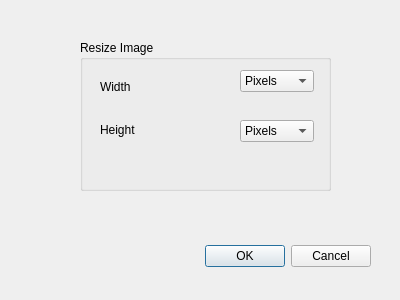
<?xml version="1.0" encoding="UTF-8"?>
<ui version="4.0">
 <class>ImageResizeDialog</class>
 <widget class="QDialog" name="ImageResizeDialog">
  <property name="geometry">
   <rect>
    <x>0</x>
    <y>0</y>
    <width>400</width>
    <height>300</height>
   </rect>
  </property>
  <property name="windowTitle">
   <string>Dialog</string>
  </property>
  <widget class="QDialogButtonBox" name="buttonBox">
   <property name="geometry">
    <rect>
     <x>30</x>
     <y>240</y>
     <width>341</width>
     <height>32</height>
    </rect>
   </property>
   <property name="orientation">
    <enum>Qt::Horizontal</enum>
   </property>
   <property name="standardButtons">
    <set>QDialogButtonBox::Cancel|QDialogButtonBox::Ok</set>
   </property>
  </widget>
  <widget class="QGroupBox" name="groupBox">
   <property name="geometry">
    <rect>
     <x>80</x>
     <y>40</y>
     <width>251</width>
     <height>151</height>
    </rect>
   </property>
   <property name="title">
    <string>Resize Image</string>
   </property>
   <widget class="QLabel" name="label">
    <property name="geometry">
     <rect>
      <x>20</x>
      <y>40</y>
      <width>46</width>
      <height>13</height>
     </rect>
    </property>
    <property name="text">
     <string>Width</string>
    </property>
   </widget>
   <widget class="QLabel" name="label_2">
    <property name="geometry">
     <rect>
      <x>20</x>
      <y>80</y>
      <width>46</width>
      <height>20</height>
     </rect>
    </property>
    <property name="text">
     <string>Height</string>
    </property>
   </widget>
   <widget class="QComboBox" name="resizeType">
    <property name="geometry">
     <rect>
      <x>160</x>
      <y>30</y>
      <width>74</width>
      <height>22</height>
     </rect>
    </property>
    <item>
     <property name="text">
      <string>Pixels</string>
     </property>
    </item>
    <item>
     <property name="text">
      <string>Percent</string>
     </property>
    </item>
   </widget>
   <widget class="QComboBox" name="comboBox_2">
    <property name="geometry">
     <rect>
      <x>160</x>
      <y>80</y>
      <width>74</width>
      <height>22</height>
     </rect>
    </property>
    <item>
     <property name="text">
      <string>Pixels</string>
     </property>
    </item>
    <item>
     <property name="text">
      <string>Percent</string>
     </property>
    </item>
   </widget>
  </widget>
 </widget>
 <resources/>
 <connections>
  <connection>
   <sender>buttonBox</sender>
   <signal>accepted()</signal>
   <receiver>ImageResizeDialog</receiver>
   <slot>accept()</slot>
   <hints>
    <hint type="sourcelabel">
     <x>248</x>
     <y>254</y>
    </hint>
    <hint type="destinationlabel">
     <x>157</x>
     <y>274</y>
    </hint>
   </hints>
  </connection>
  <connection>
   <sender>buttonBox</sender>
   <signal>rejected()</signal>
   <receiver>ImageResizeDialog</receiver>
   <slot>reject()</slot>
   <hints>
    <hint type="sourcelabel">
     <x>316</x>
     <y>260</y>
    </hint>
    <hint type="destinationlabel">
     <x>286</x>
     <y>274</y>
    </hint>
   </hints>
  </connection>
 </connections>
</ui>
